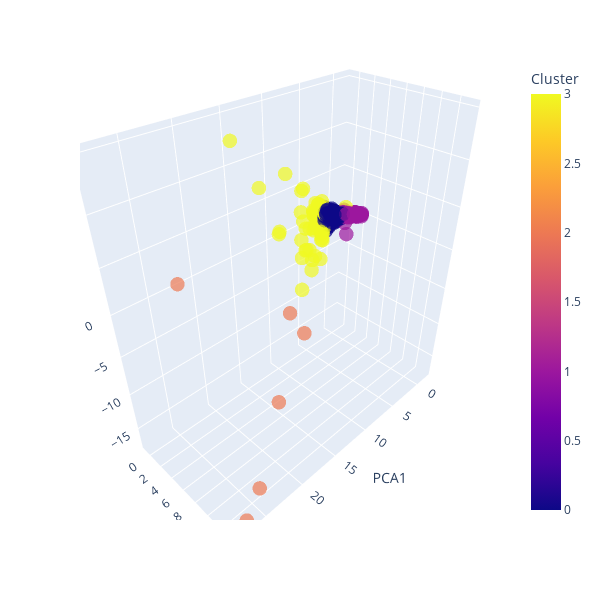

Source (notebook cell):
### Code cell
from matplotlib import animation
from mpl_toolkits.mplot3d import Axes3D
import matplotlib.pyplot as plt
#set 3 dimensions 

pca_3d = PCA(n_components=3)
pca_components_3d = pca_3d.fit_transform(rfm_scaled)

rfm['PCA1'] = pca_components_3d[:, 0]
rfm['PCA2'] = pca_components_3d[:, 1]
rfm['PCA3'] = pca_components_3d[:, 2]

# set up the 3D plot
fig = px.scatter_3d(
    rfm,
    x='PCA1',
    y='PCA2',
    z='PCA3', 
    color='Cluster',
    opacity=0.7,
    width=600,
    height=600
)

fig.update_traces(marker=dict(size=5))
fig.show()

### Figure 1 — Plotly figure (JSON) as saved in the notebook; plotly's stock layout.template omitted (floating-point values rounded to 4 significant figures; data arrays with more than 128 entries replaced by an {"elided": "..."} marker saying what was removed)
{"data": [{"hovertemplate": "PCA1=%{x}<br>PCA2=%{y}<br>PCA3=%{z}<br>Cluster=%{marker.color}<extra></extra>", "legendgroup": "", "marker": {"color": {"elided": "4372 int values"}, "coloraxis": "coloraxis", "opacity": 0.7, "size": 5, "symbol": "circle"}, "mode": "markers", "name": "", "scene": "scene", "showlegend": false, "type": "scatter3d", "x": {"elided": "4372 float values"}, "y": {"elided": "4372 float values"}, "z": {"elided": "4372 float values"}}], "layout": {"coloraxis": {"colorbar": {"title": {"text": "Cluster"}}, "colorscale": [[0, "#0d0887"], [0.1111, "#46039f"], [0.2222, "#7201a8"], [0.3333, "#9c179e"], [0.4444, "#bd3786"], [0.5556, "#d8576b"], [0.6667, "#ed7953"], [0.7778, "#fb9f3a"], [0.8889, "#fdca26"], [1, "#f0f921"]]}, "height": 600, "legend": {"tracegroupgap": 0}, "margin": {"t": 60}, "scene": {"domain": {"x": [0, 1], "y": [0, 1]}, "xaxis": {"title": {"text": "PCA1"}}, "yaxis": {"title": {"text": "PCA2"}}, "zaxis": {"title": {"text": "PCA3"}}}, "width": 600}}
